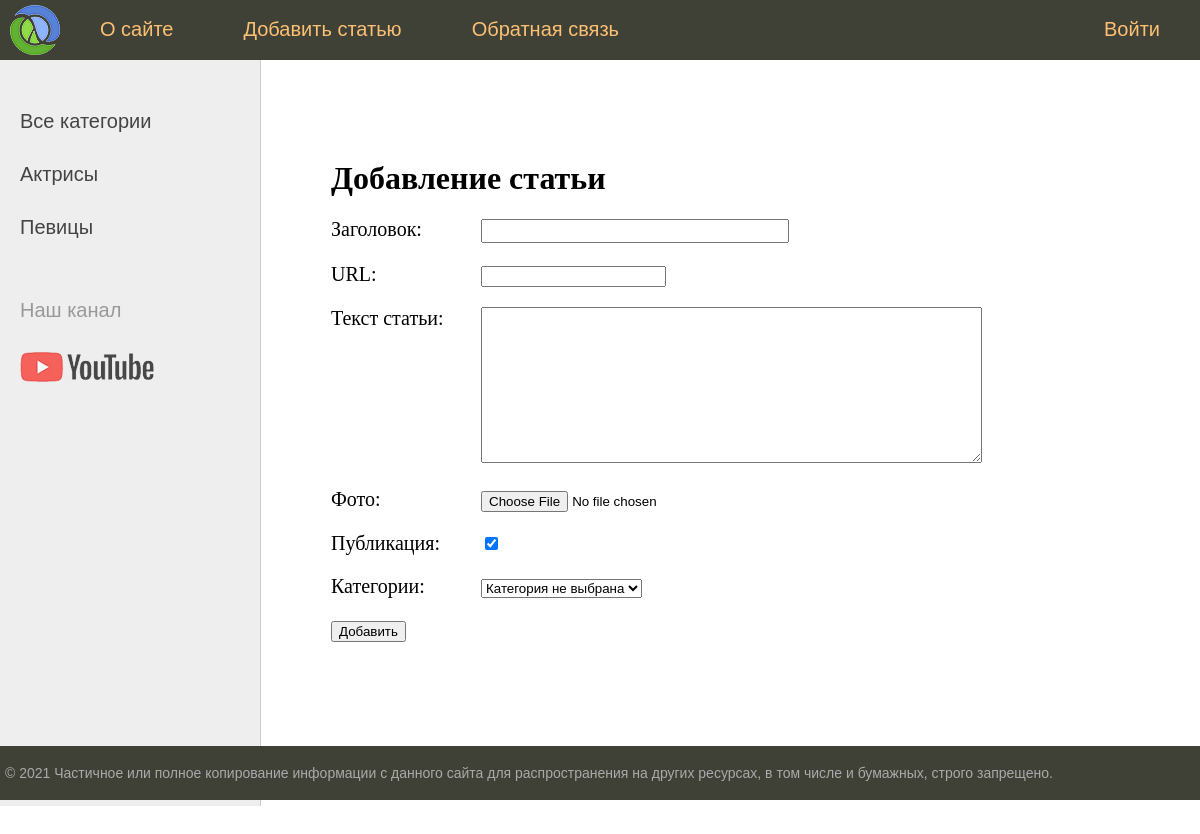
The page /addpage/ on the database as committed earlier.
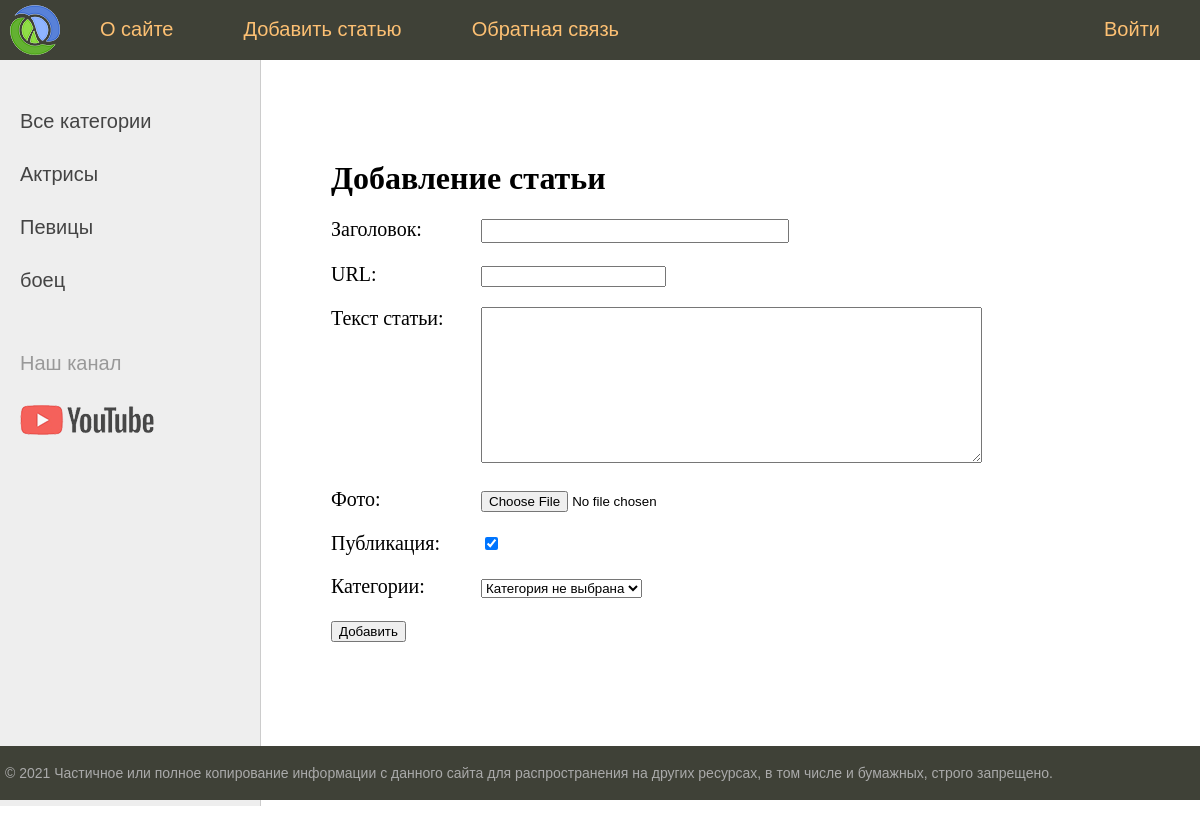
The same page on the database as committed later.
### women/models.py (models this page shows)
class Category(models.Model):
    name = models.CharField(max_length=100, db_index=True, verbose_name="Категория")
    slug = models.SlugField(max_length=255, unique=True, db_index=True, verbose_name="URL")
    def __str__(self):
        return self.name
    def get_absolute_url(self):
        return reverse('category', kwargs={'cat_id': self.pk})
    class Meta:
        verbose_name = 'Категория'
        verbose_name_plural = 'Категории'
        ordering = ['id']

### women/views.py (the view)
# urls.py: path('addpage/', addpage, name='add_page'),
def addpage(request):
    if request.method == 'POST':
        form = AddPostForm(request.POST, request.FILES)
        if form.is_valid():
            form.save()
            return redirect('home')
    else:
        form = AddPostForm()
    return render(request, 'women/addpage.html', {'form': form, 'menu': menu, 'title': 'Добавление статьи'})

### women/forms.py (shortened to what this page needs)
class AddPostForm(forms.ModelForm):
    def __init__(self, *args, **kwargs):
        super().__init__(*args, **kwargs)
        self.fields['cat'].empty_label = "Категория не выбрана"
    class Meta:
        model = Women
        fields = ['title', 'slug', 'content', 'photo', 'is_published', 'cat']
        widgets = {
            'title': forms.TextInput(attrs={'class': 'form-input'}),
            'content': forms.Textarea(attrs={'cols': 60, 'rows': 10}),
        }

### women/templatetags/women_tags.py (called while the page is built)
@register.inclusion_tag('women/list_categories.html')
def show_categories(sort=None, cat_selected=0):
    if not sort:
        cats = Category.objects.all()
    else:
        cats = Category.objects.order_by(sort)
    return {"cats": cats, "cat_selected": cat_selected}

### women/templates/women/addpage.html (shortened to what this page needs)
{% extends 'women/base.html' %}
{% block content %}
<h1>{{title}}</h1>
<form action="{% url 'add_page' %}" method="post" enctype="multipart/form-data">
{% for f in form %}
<p><label class="form-label" for="{{ f.id_for_label }}">{{f.label}}: </label>{{ f }}</p>
{% endfor %}
    <button type="submit">Добавить</button>
</form>
{% endblock %}

### women/templates/women/list_categories.html
{% for c in cats %}
	{% if c.pk == cat_selected %}
		<li class="selected">{{c.name}}</li>
	{% else %}
		<li><a href="{{ c.get_absolute_url }}">{{c.name}}</a></li>
	{% endif %}
{% endfor %}

Rows that differ between the two databases and show on the page:
added Category: name "боец"
